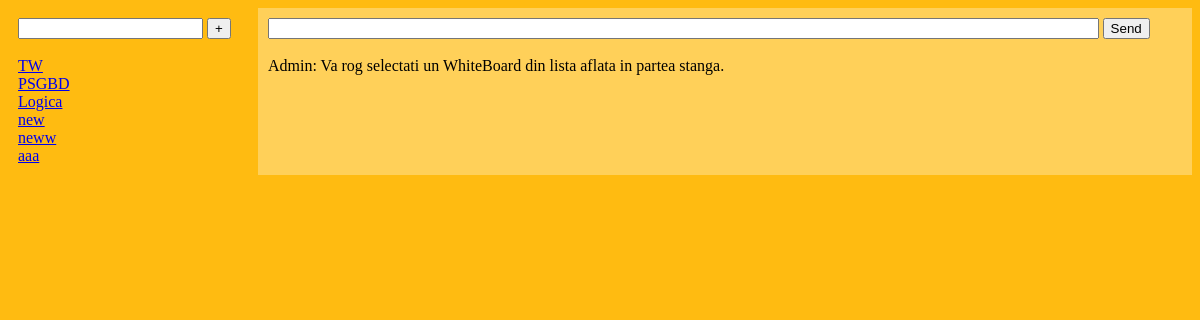
Page /whiteboard/WhiteBoardController/showWhiteBoard (signed in) on the earlier database version.
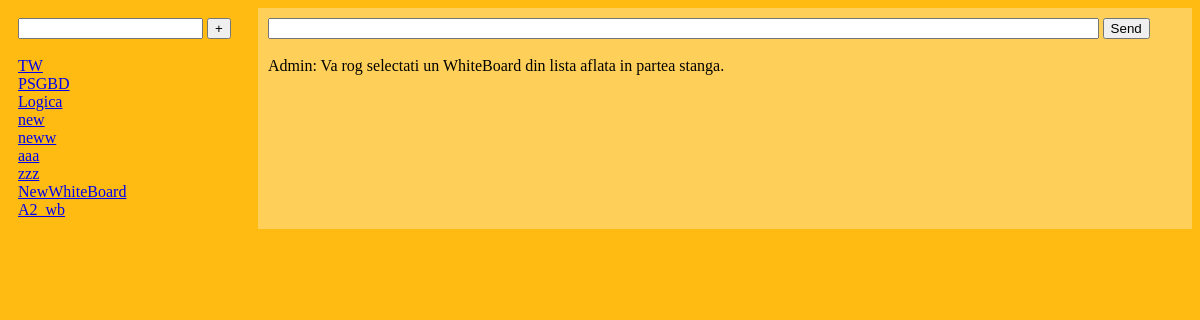
Same page on the later database version.
### tables this page shows
CREATE TABLE access(id integer primary key autoincrement, userID integer, whiteboardID integer, created_at date, updated_at date, foreign key (userID) references users(id), foreign key (whiteboardID) references whiteboards(id));

CREATE TABLE whiteboards(id integer primary key autoincrement, topic text not null, ownerID integer, created_at date, updated_at date, foreign key (ownerID) references users(id));

### controllers/controller.php (called while the page is built, shortened)
<?php
abstract class Controller
{
    public function __construct()
    {
        $this->model = new $modelName;
        $this->view = new $viewName;
    }
}

### utils/db.php (called while the page is built, shortened)
<?php
class DB{
    private static $db = NULL;
    public static function getConnection(){
        if (is_null(self::$db)){
            self::$db   = new PDO('sqlite:BD/whiteboard.db');
        }
        return self::$db;
    }
    public static function getData($sql, $params){
        $stmt = self::$db->prepare($sql);
        $stmt->execute($params);
        $rows = $stmt->fetchAll(PDO::FETCH_ASSOC);
        return $rows;
    }
}

### models/whiteboardmodel.php (called while the page is built, shortened)
<?php
class WhiteBoardModel
{
    public function getAccessibleWhiteBoards($userId){
        $data = DB::getData("select whiteboardID, topic, ownerID from access join whiteboards on whiteboardID = whiteboards.id where userID=?",[$userId]);
        return $data;
    }
}

### utils/template.php (called while the page is built)
<?php
    class Template{
        var $assignedValues = array();
        var $tpl;
        function __construct($_path = ''){
            if(!empty($_path)){
                if (file_exists($_path)){
                    $this -> tpl = file_get_contents($_path);
                }
                else
                {
                    echo "<b>Template Error:</b> template file not found: ".$_path;
                }
            }
        }
        function assign($searchString, $replaceValue){
            if(!empty($searchString)){
                $this->assignedValues[strtoupper($searchString)] = $replaceValue;
            }
        }
        function show(){
            if(count($this->assignedValues) > 0)
            {
                foreach($this->assignedValues as $key => $value)
                {
                    $this->tpl = str_replace('{'.$key.'}', $value, $this->tpl);
                }
            }
            return $this->tpl;
        }
    }

### views/whiteboardview.php (the view, shortened to what this page needs)
<?php
class WhiteBoardView
{
    public function showWhiteBoard($availableWhiteBoards, $content, $wbid){
        $template = new Template(DIRECTOR_SITE.SLASH."views".SLASH."TPL".SLASH."whiteboard.tpl");
        $whiteBoards = "";
        for($i=0; $i<count($availableWhiteBoards); $i++){
            $whiteBoards.=("<a href=\"".$_SESSION["siteAddress"]."WhiteBoardController/showWhiteBoard/".$availableWhiteBoards[$i]["whiteboardID"]."\">".$availableWhiteBoards[$i]["topic"]."</a><br>");
        }
        $whiteBoardContent="";
        for($i=0; $i<count($content); $i++){
            $whiteBoardContent.=($content[$i]["name"].": ".$content[$i]["message"]."<br>\n");
        }
        $template->assign('WhiteBoards', $whiteBoards);
        $template->assign('ThisWhiteBoard', $whiteBoardContent);
        $template->assign('SiteAddress', $_SESSION["siteAddress"]);
        $template->assign('WhiteBoardID', $wbid);
        echo $template->show();
        $this->output = ob_get_contents();
        return $this->output;
    }
}

### index.php (shortened to what this page needs)
<?php
    $actiune = "none";
    $parametri = [];
    $post = file_get_contents('php://input');
    parse_str($post, $parametri);
    $uri = $_SERVER["REQUEST_URI"];
    $infos = explode('/', $uri);
    $controllerPosition = -1;
    for($i=0; $i<count($infos); $i++)
    {
        if (strpos($infos[$i], 'Controller')){
            $controllerPosition = $i;
            break;
        }
    }
    if ($controllerPosition != -1)  {
        if ($controllerPosition + 1 < count($infos)) $actiune = $infos[$controllerPosition + 1];
        else $actiune="";
    }
    if (isset($_SESSION["user"]))
    {
        $control = new $controller($actiune, $parametri);
    }
?>

### controllers/whiteboardcontroller.php (shortened to what this page needs)
<?php
class WhiteBoardController extends Controller
{
    public function __construct($action, $params)
    {
        if ($action=="showWhiteBoard") $this->showWhiteBoard($params);
	}
    private function showWhiteBoard($whiteBoardID=NULL){
        $availableWhiteBoards = $this->model->getAccessibleWhiteBoards($_SESSION["user"]["id"]);
        if ($whiteBoardID!=NULL && $whiteBoardID[0] != 0)
        {
            $whiteBoardContent = $this->model->getWhiteBoardContent($whiteBoardID[0]);
        }
        else
        {
            $whiteBoardID[0] = 0;
            $whiteBoardContent[0]["name"] = "Admin";
            $whiteBoardContent[0]["message"] = "Va rog selectati un WhiteBoard din lista aflata in partea stanga.";
        }
        echo $this->view->showWhiteBoard($availableWhiteBoards, $whiteBoardContent, $whiteBoardID[0]);
    }
}

Differences in the rows shown:
added access: whiteboardID.topic "zzz"
added access: whiteboardID.topic "NewWhiteBoard"
added access: whiteboardID.topic "A2_wb"
